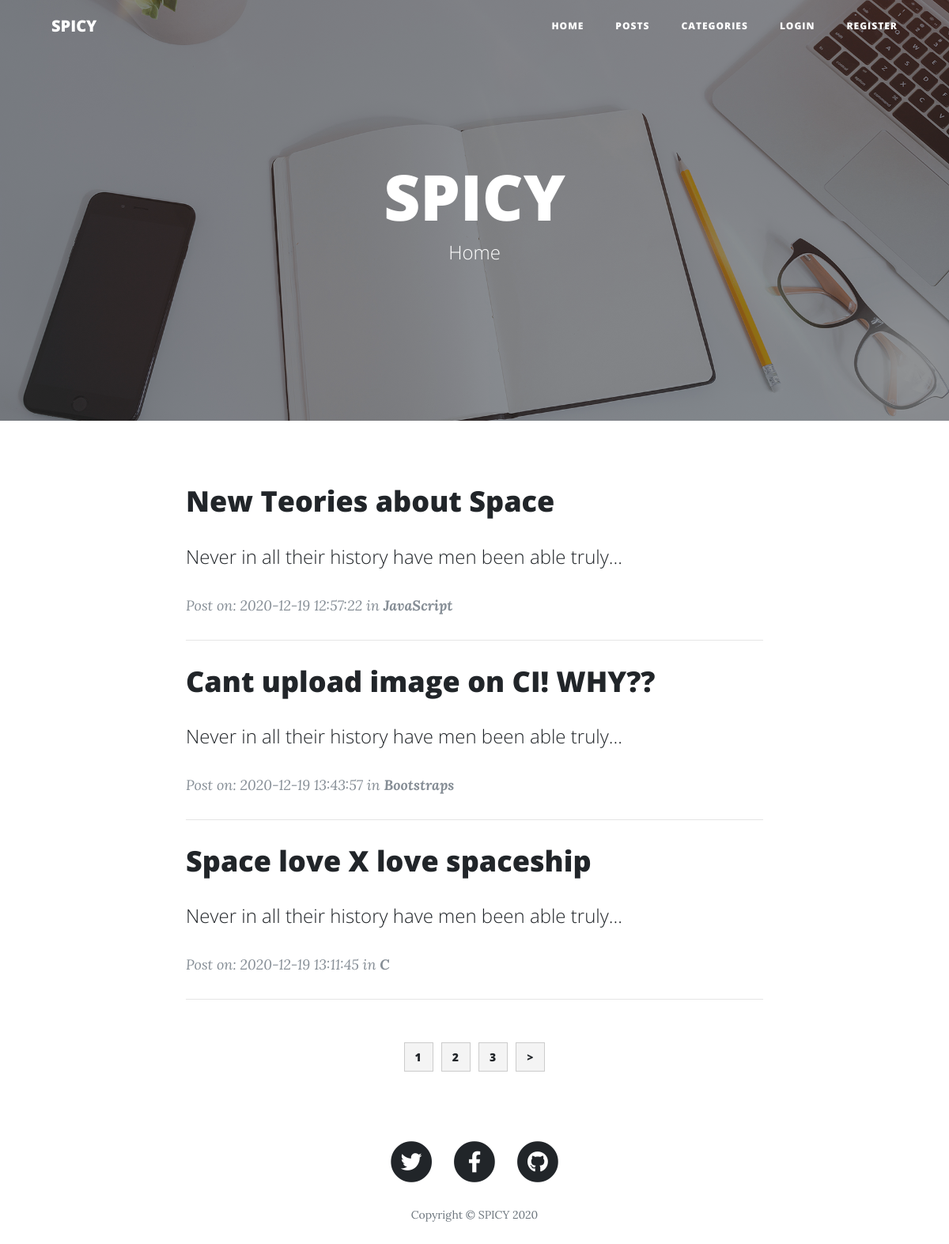
The page / on the database its author committed.
### tables this page shows
CREATE TABLE `posts` (
  `id` int(11) NOT NULL,
  `category_id` int(11) NOT NULL,
  `user_id` int(11) NOT NULL,
  `title` varchar(255) NOT NULL,
  `slug` varchar(255) NOT NULL,
  `body` text NOT NULL,
  `post_image` varchar(255) NOT NULL,
  `created_at` timestamp NOT NULL DEFAULT current_timestamp()
);

CREATE TABLE `categories` (
  `id` int(11) NOT NULL,
  `user_id` int(11) NOT NULL,
  `name` varchar(255) NOT NULL,
  `created_at` timestamp NOT NULL DEFAULT current_timestamp()
);

### application/controllers/Home.php (called while the page is built, shortened)
<?php
class Home extends CI_Controller
{
    public function __construct()
    {
        $this->load->helper(array('form', 'url'));
    }
    public function index($offset = 0)
    {
        $config['per_page'] = 3;
        $data['title'] = 'Home';
        $data['posts'] = $this->post_model->get_post(FALSE, $config['per_page'], $offset);
        $this->load->view('index', $data);
    }
}

### index.php (called while the page is built, shortened)
<?php
require_once BASEPATH.'core/CodeIgniter.php';

### application/models/Post_model.php (called while the page is built, shortened)
<?php
class Post_model extends CI_Model
{
    public function get_post($slug = FALSE, $limit = FALSE, $offset = FALSE)
    {
        if ($limit) {
            $this->db->limit($limit, $offset);
        }
        if ($slug === FALSE) {
            $this->db->order_by('posts.id', 'DESC');
            $this->db->join('categories', 'categories.id = posts.category_id');
            $query = $this->db->get('posts');
            return $query->result_array();
        }
        $query = $this->db->get_where('posts', array('slug' => $slug));
        return $query->row_array();
    }
}

### application/views/pages/maincontent.php (the view)
<div class="container">
    <div class="row">
        <div class="col-lg-8 col-md-10 mx-auto">
            <?php foreach($posts as $post) : ?>
            <div class="post-preview">
                <a href="<?php echo site_url('home/view/'.$post['slug']); ?>">
                    <h2 class="post-title">
                        <?php echo $post['title']; ?>
                    </h2>
                    <h4 class="post-subtitle">
                        <?php echo word_limiter($post['body'], 10); ?>
                    </h4>
                </a>
                <p class="post-meta">Post on: <?php echo $post['created_at']; ?> in
                    <strong><?php echo $post['name']; ?></strong></p>
            </div>
            <hr>
            <?php endforeach; ?>

### application/views/index.php (shortened to what this page needs)
<!DOCTYPE html>
<html lang="en">
<?php $this->load->view('includes/header.php'); ?>
<body>
    <?php $this->load->view('includes/navbar.php'); ?>
    <?php $this->load->view('includes/v_headone.php'); ?>
    <div class="overlay"></div>
    <div class="container">
        <div class="row">
            <div class="col-lg-8 col-md-10 mx-auto">
                <div class="site-heading">
                    <h1><?php echo SITE_NAME ?></h1>
                    <span class="subheading"><?php echo $title ?></span>
                </div>
            </div>
        </div>
    </div>
    </header>
    <?php $this->load->view('includes/flash.php'); ?>
    <?php $this->load->view('pages/maincontent.php'); ?>
    <?php $this->load->view('includes/pagination.php'); ?>
    <?php $this->load->view('includes/footer.php'); ?>
</body>
</html>

### application/views/includes/header.php (shortened to what this page needs)
<head>
    <link rel="stylesheet" href="https://bootswatch.com/flatly/bootstrap.min.css">
    <link href="<?php echo base_url(); ?>static/vendor/bootstrap/css/bootstrap.min.css" rel="stylesheet">
    <link href="<?php echo base_url(); ?>static/vendor/fontawesome-free/css/all.min.css" rel="stylesheet"
        type="text/css">
    <link href="<?php echo base_url(); ?>static/css/clean-blog.min.css" rel="stylesheet">
    <link href="<?php echo base_url(); ?>static/css/style.css" rel="stylesheet">
</head>

### application/views/includes/navbar.php (shortened to what this page needs)
<nav class="navbar navbar-expand-lg navbar-light fixed-top" id="mainNav">
    <div class="container">
        <a class="navbar-brand" href="<?php echo base_url('home/index'); ?>"><?php echo SITE_NAME ?></a>
        <div class="collapse navbar-collapse" id="navbarResponsive">
            <ul class="navbar-nav ml-auto">
                <li class="nav-item">
                    <a class="nav-link" href="<?php echo base_url('home/index'); ?>">Home</a>
                </li>
                <li class="nav-item">
                    <a class="nav-link" href="<?php echo base_url('home/posts'); ?>">Posts</a>
                </li>
                <li class="nav-item">
                    <a class="nav-link" href="<?php echo base_url('categories/index'); ?>">Categories</a>
                </li>
                <?php if(!$this->session->userdata('logged_in')) : ?>
                <li class="nav-item">
                    <a class="nav-link" href="<?php echo base_url('users/login'); ?>">Login</a>
                </li>
                <li class="nav-item">
                    <a class="nav-link" href="<?php echo base_url('users/register'); ?>">Register</a>
                </li>
                <?php endif; ?>
            </ul>
        </div>
    </div>
</nav>

### application/views/includes/v_headone.php
<header class="masthead" style="background-image: url(<?php echo base_url();?>static/img/home-bg.jpg)">

### application/views/includes/pagination.php
<div class="clearfix list-inline text-center">
    <div class="pagination-links btn">
        <?php echo $this->pagination->create_links(); ?>
    </div>
</div>

### application/views/includes/footer.php
<footer>
    <div class="container">
        <div class="row">
            <div class="col-lg-8 col-md-10 mx-auto">
                <ul class="list-inline text-center">
                    <li class="list-inline-item">
                        <a href="#">
                            <span class="fa-stack fa-lg">
                                <i class="fas fa-circle fa-stack-2x"></i>
                                <i class="fab fa-twitter fa-stack-1x fa-inverse"></i>
                            </span>
                        </a>
                    </li>
                    <li class="list-inline-item">
                        <a href="#">
                            <span class="fa-stack fa-lg">
                                <i class="fas fa-circle fa-stack-2x"></i>
                                <i class="fab fa-facebook-f fa-stack-1x fa-inverse"></i>
                            </span>
                        </a>
                    </li>
                    <li class="list-inline-item">
                        <a href="#">
                            <span class="fa-stack fa-lg">
                                <i class="fas fa-circle fa-stack-2x"></i>
                                <i class="fab fa-github fa-stack-1x fa-inverse"></i>
                            </span>
                        </a>
                    </li>
                </ul>
                <p class="copyright text-muted">Copyright &copy; <?php echo SITE_NAME . " " . date('Y') ?></p>
            </div>
        </div>
    </div>
</footer>

### static/css/style.css (style rules this page uses)
.pagination-links { margin: 30px 0; }
.pagination-links strong { padding: 8px 13px; margin: 5px; background: #f4f4f4; border: 1px #ccc solid; }
a.pagination-link { padding: 8px 13px; margin: 5px; background: #f4f4f4; border: 1px #ccc solid; }

### rows shown on the page
posts: title "New Teories about Space", body "Never in all their history have men been able truly…", category.created_at "2020-12-19 12:57:22", category.name "JavaScript"
posts: title "Cant upload image on CI! WHY??", body "Never in all their history have men been able truly…", category.created_at "2020-12-19 13:43:57", category.name "Bootstraps"
posts: title "Space love X love spaceship", body "Never in all their history have men been able truly…", category.created_at "2020-12-19 13:11:45", category.name "C"

### other values the page prints
SITE_NAME "SPICY"
$title "Home"
$this->pagination->create_links() "1 2 3 >"
